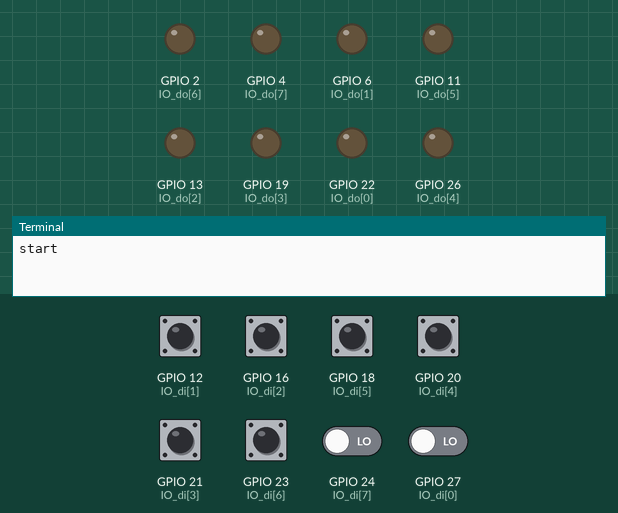
This program was run on a simulated Raspberry Pi (BCM pin numbers). Parts: output pins drawn as LEDs (lit = HIGH), the last lines printed to the terminal. The inputs (shaded band) are chosen by the test bench; at power-on: GPIO 12 (IO_di[1]), GPIO 16 (IO_di[2]), GPIO 18 (IO_di[5]), GPIO 20 (IO_di[4]), GPIO 21 (IO_di[3]), GPIO 23 (IO_di[6]), GPIO 24 (IO_di[7]), GPIO 27 (IO_di[0]) LOW.

Above: at 1.2 s.
1.3 s: GPIO 12 (IO_di[1]) pulled HIGH for 0.15 s
At 1.9 s:
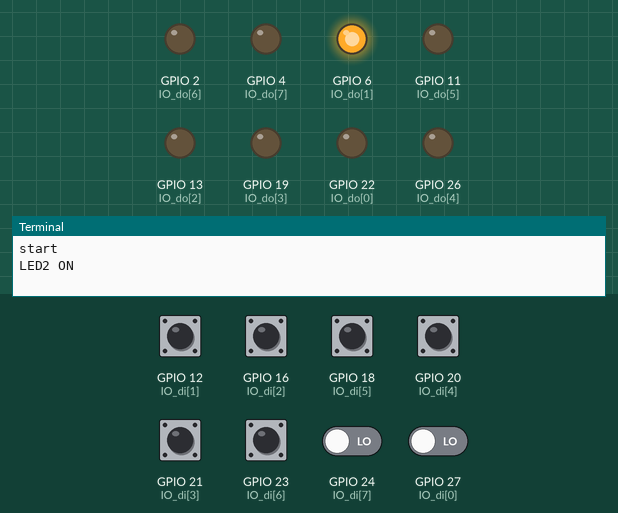
2.9 s: GPIO 16 (IO_di[2]) pulled HIGH for 0.15 s
At 4.1 s:
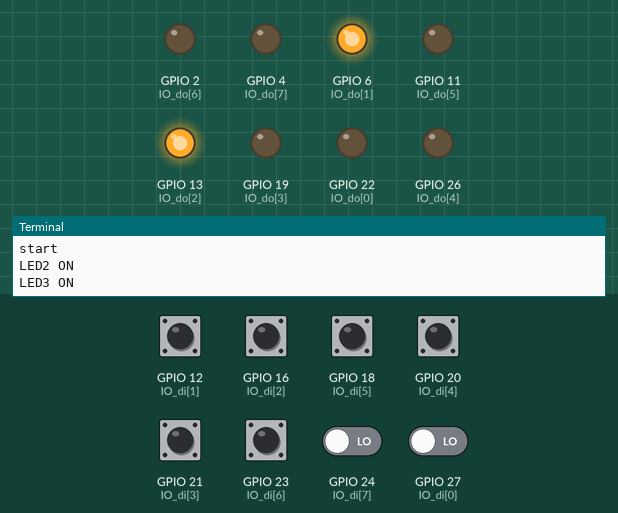
4.5 s: GPIO 18 (IO_di[5]) pulled HIGH for 0.15 s
At 5.6 s:
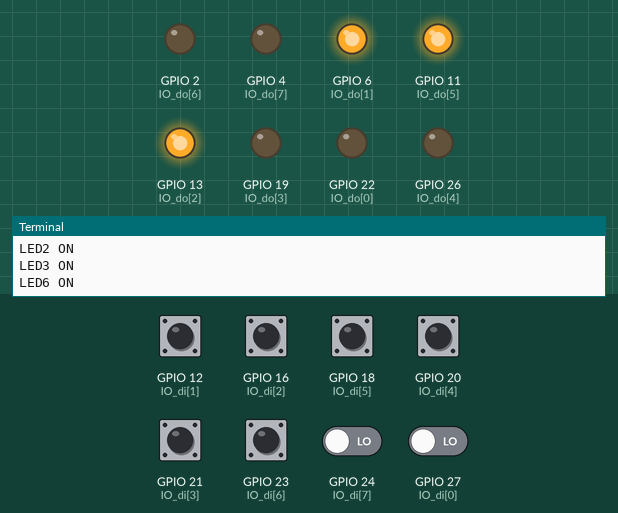
6.1 s: GPIO 20 (IO_di[4]) pulled HIGH for 0.15 s
At 6.8 s:
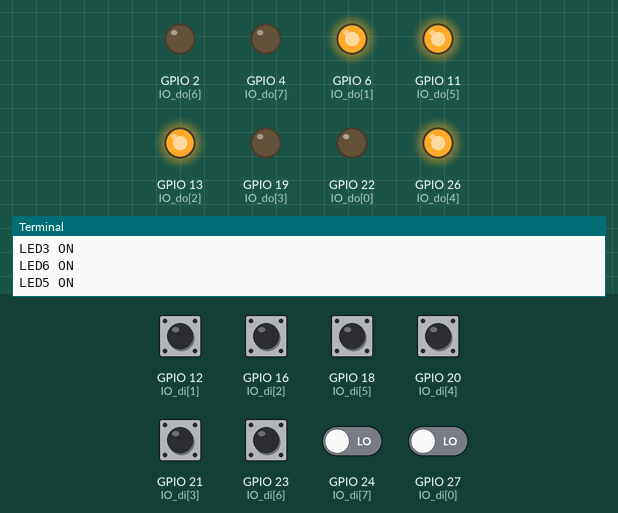
7.7 s: GPIO 21 (IO_di[3]) pulled HIGH for 0.15 s
At 8.0 s:
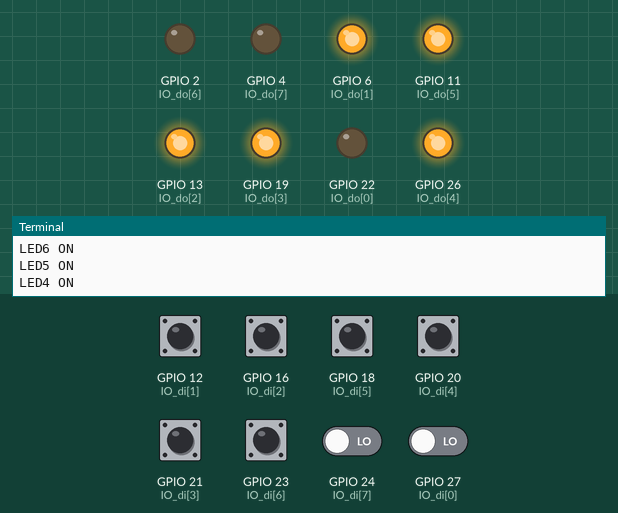
9.3 s: GPIO 23 (IO_di[6]) pulled HIGH for 0.15 s
At 10.4 s:
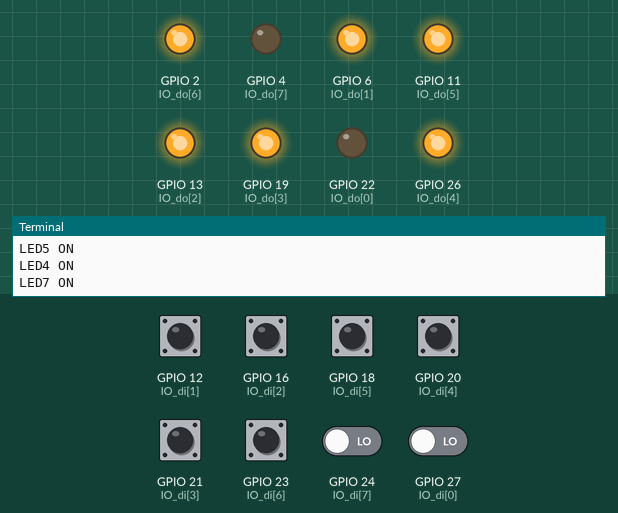
Timing chart, 0 to 11.9 s (numbered marks = the images above; inputs shaded):
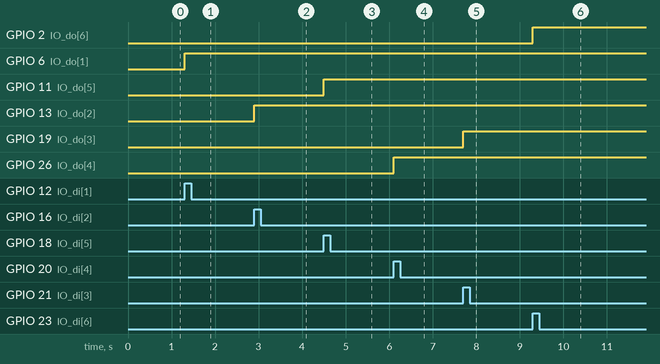

The program:

GPIO_test6.py
```python
import RPi.GPIO as GPIO
import time
import datetime

IO_do = [22,6,13,19,26,11,2,4]
IO_di = [27,12,16,21,20,18,23,24]

GPIO.setwarnings(False)

GPIO.setmode(GPIO.BCM)

for i in IO_di:
    GPIO.setup([i], GPIO.IN, pull_up_down=GPIO.PUD_DOWN)
for j in IO_do:
    GPIO.setup([j], GPIO.OUT)

light_1_on = False
light_2_on = False
light_3_on = False
light_4_on = False
light_5_on = False
light_6_on = False
light_7_on = False
light_8_on = False

print("start")

def button_1_callback(ss):
    global light_1_on
    if light_1_on == False:
        GPIO.output(IO_do[0],1)
        print("LED1 ON")
    else:
        GPIO.output(IO_do[0],0)
        print("LED1 OFF")
    light_1_on = not light_1_on

def button_2_callback(ss):
    global light_2_on
    if light_2_on == False:
        GPIO.output(IO_do[1],1)
        print("LED2 ON")
    else:
        GPIO.output(IO_do[1],0)
        print("LED2 OFF")
    light_2_on = not light_2_on

def button_3_callback(ss):
    global light_3_on
    if light_3_on == False:
        GPIO.output(IO_do[2],1)
        print("LED3 ON")
    else:
        GPIO.output(IO_do[2],0)
        print("LED3 OFF")
    light_3_on = not light_3_on

def button_4_callback(ss):
    global light_4_on
    if light_4_on == False:
        GPIO.output(IO_do[3],1)
        print("LED4 ON")
    else:
        GPIO.output(IO_do[3],0)
        print("LED4 OFF")
    light_4_on = not light_4_on

def button_5_callback(ss):
    global light_5_on
    if light_5_on == False:
        GPIO.output(IO_do[4],1)
        print("LED5 ON")
    else:
        GPIO.output(IO_do[4],0)
        print("LED5 OFF")
    light_5_on = not light_5_on

def button_6_callback(ss):
    global light_6_on
    if light_6_on == False:
        GPIO.output(IO_do[5],1)
        print("LED6 ON")
    else:
        GPIO.output(IO_do[5],0)
        print("LED6 OFF")
    light_6_on = not light_6_on

def button_7_callback(ss):
    global light_7_on
    if light_7_on == False:
        GPIO.output(IO_do[6],1)
        print("LED7 ON")
    else:
        GPIO.output(IO_do[6],0)
        print("LED7 OFF")
    light_7_on = not light_7_on

def button_8_callback(ss):
    global light_8_on
    if light_8_on == False:
        GPIO.output(IO_do[7],1)
        print("LED8 ON")
    else:
        GPIO.output(IO_do[7],0)
        print("LED8 OFF")
    light_8_on = not light_8_on

GPIO.add_event_detect(IO_di[0],GPIO.RISING,callback=button_1_callback, bouncetime=300)
GPIO.add_event_detect(IO_di[1],GPIO.RISING,callback=button_2_callback, bouncetime=300)
GPIO.add_event_detect(IO_di[2],GPIO.RISING,callback=button_3_callback, bouncetime=300)
GPIO.add_event_detect(IO_di[3],GPIO.RISING,callback=button_4_callback, bouncetime=300)
GPIO.add_event_detect(IO_di[4],GPIO.RISING,callback=button_5_callback, bouncetime=300)
GPIO.add_event_detect(IO_di[5],GPIO.RISING,callback=button_6_callback, bouncetime=300)
GPIO.add_event_detect(IO_di[6],GPIO.RISING,callback=button_7_callback, bouncetime=300)
GPIO.add_event_detect(IO_di[7],GPIO.RISING,callback=button_8_callback, bouncetime=300)

while 1:
    time.sleep(0.1)
    
```

Measured:
- after the input at 1.3 s, GPIO 6 (IO_do[1]): LOW → HIGH at once
- after the input at 2.9 s, GPIO 13 (IO_do[2]): LOW → HIGH at once
- after the input at 4.5 s, GPIO 11 (IO_do[5]): LOW → HIGH at once
- after the input at 6.1 s, GPIO 26 (IO_do[4]): LOW → HIGH at once
- after the input at 7.7 s, GPIO 19 (IO_do[3]): LOW → HIGH at once
- after the input at 9.3 s, GPIO 2 (IO_do[6]): LOW → HIGH at once
